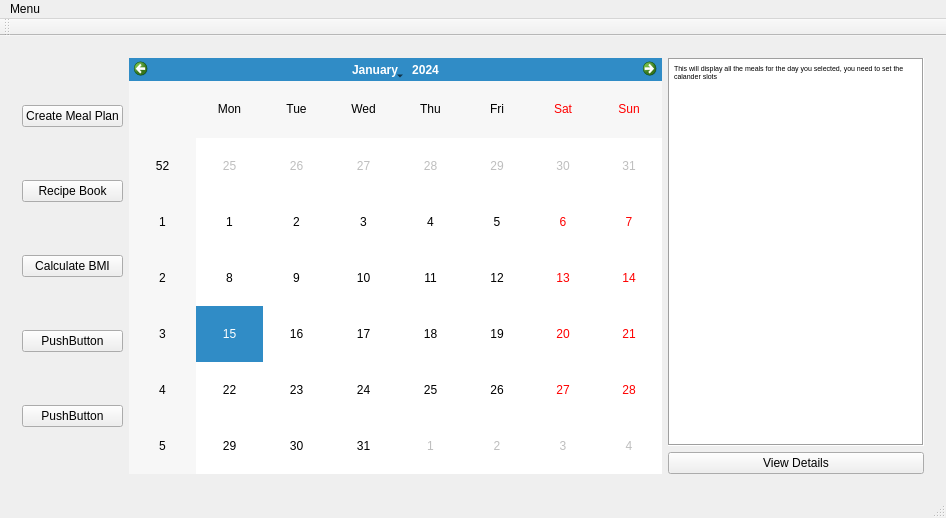
<?xml version="1.0" encoding="UTF-8"?>
<ui version="4.0">
 <class>MainWindow</class>
 <widget class="QMainWindow" name="MainWindow">
  <property name="geometry">
   <rect>
    <x>0</x>
    <y>0</y>
    <width>946</width>
    <height>518</height>
   </rect>
  </property>
  <property name="windowTitle">
   <string>MainWindow</string>
  </property>
  <widget class="QWidget" name="centralWidget">
   <layout class="QGridLayout" name="gridLayout_2">
    <item row="1" column="0">
     <layout class="QGridLayout" name="gridLayout_3">
      <item row="0" column="0">
       <widget class="QStackedWidget" name="stackedWidget">
        <property name="currentIndex">
         <number>0</number>
        </property>
        <widget class="QWidget" name="page">
         <layout class="QGridLayout" name="gridLayout">
          <item row="0" column="0">
           <layout class="QVBoxLayout" name="verticalLayout">
            <item>
             <widget class="QPushButton" name="pushButton_2">
              <property name="text">
               <string>Create Meal Plan</string>
              </property>
             </widget>
            </item>
            <item>
             <widget class="QPushButton" name="pushButton_3">
              <property name="text">
               <string>Recipe Book</string>
              </property>
             </widget>
            </item>
            <item>
             <widget class="QPushButton" name="pushButton_5">
              <property name="text">
               <string>Calculate BMI</string>
              </property>
             </widget>
            </item>
            <item>
             <widget class="QPushButton" name="pushButton_4">
              <property name="text">
               <string>PushButton</string>
              </property>
             </widget>
            </item>
            <item>
             <widget class="QPushButton" name="pushButton">
              <property name="text">
               <string>PushButton</string>
              </property>
             </widget>
            </item>
           </layout>
          </item>
          <item row="0" column="1">
           <widget class="QCalendarWidget" name="calendarWidget"/>
          </item>
          <item row="0" column="2">
           <layout class="QVBoxLayout" name="verticalLayout_2">
            <property name="sizeConstraint">
             <enum>QLayout::SetDefaultConstraint</enum>
            </property>
            <item alignment="Qt::AlignLeft">
             <widget class="QTextBrowser" name="textBrowser_4">
              <property name="autoFillBackground">
               <bool>false</bool>
              </property>
              <property name="frameShape">
               <enum>QFrame::Box</enum>
              </property>
              <property name="documentTitle">
               <string/>
              </property>
              <property name="html">
               <string>&lt;!DOCTYPE HTML PUBLIC &quot;-//W3C//DTD HTML 4.0//EN&quot; &quot;http://www.w3.org/TR/REC-html40/strict.dtd&quot;&gt;
&lt;html&gt;&lt;head&gt;&lt;meta name=&quot;qrichtext&quot; content=&quot;1&quot; /&gt;&lt;style type=&quot;text/css&quot;&gt;
p, li { white-space: pre-wrap; }
&lt;/style&gt;&lt;/head&gt;&lt;body style=&quot; font-family:'MS Shell Dlg 2'; font-size:5.5pt; font-weight:400; font-style:normal;&quot;&gt;
&lt;p style=&quot; margin-top:0px; margin-bottom:0px; margin-left:0px; margin-right:0px; -qt-block-indent:0; text-indent:0px;&quot;&gt;This will display all the meals for the day you selected, you need to set the calander slots&lt;/p&gt;&lt;/body&gt;&lt;/html&gt;</string>
              </property>
              <property name="tabStopWidth">
               <number>50</number>
              </property>
             </widget>
            </item>
            <item>
             <widget class="QPushButton" name="pushButton_6">
              <property name="text">
               <string>View Details</string>
              </property>
             </widget>
            </item>
           </layout>
          </item>
         </layout>
        </widget>
        <widget class="QWidget" name="page_2">
         <layout class="QGridLayout" name="gridLayout_4">
          <item row="1" column="1" rowspan="2">
           <widget class="QLabel" name="label_2">
            <property name="text">
             <string>Directions:</string>
            </property>
           </widget>
          </item>
          <item row="3" column="1">
           <widget class="QTextBrowser" name="textBrowser_2">
            <property name="html">
             <string>&lt;!DOCTYPE HTML PUBLIC &quot;-//W3C//DTD HTML 4.0//EN&quot; &quot;http://www.w3.org/TR/REC-html40/strict.dtd&quot;&gt;
&lt;html&gt;&lt;head&gt;&lt;meta name=&quot;qrichtext&quot; content=&quot;1&quot; /&gt;&lt;style type=&quot;text/css&quot;&gt;
p, li { white-space: pre-wrap; }
&lt;/style&gt;&lt;/head&gt;&lt;body style=&quot; font-family:'MS Shell Dlg 2'; font-size:5.5pt; font-weight:400; font-style:normal;&quot;&gt;
&lt;p style=&quot; margin-top:0px; margin-bottom:0px; margin-left:0px; margin-right:0px; -qt-block-indent:0; text-indent:0px;&quot;&gt;&lt;span style=&quot; font-size:8pt;&quot;&gt;this is a text browser&lt;/span&gt;&lt;/p&gt;&lt;/body&gt;&lt;/html&gt;</string>
            </property>
           </widget>
          </item>
          <item row="3" column="0">
           <widget class="QTextBrowser" name="textBrowser">
            <property name="html">
             <string>&lt;!DOCTYPE HTML PUBLIC &quot;-//W3C//DTD HTML 4.0//EN&quot; &quot;http://www.w3.org/TR/REC-html40/strict.dtd&quot;&gt;
&lt;html&gt;&lt;head&gt;&lt;meta name=&quot;qrichtext&quot; content=&quot;1&quot; /&gt;&lt;style type=&quot;text/css&quot;&gt;
p, li { white-space: pre-wrap; }
&lt;/style&gt;&lt;/head&gt;&lt;body style=&quot; font-family:'MS Shell Dlg 2'; font-size:5.5pt; font-weight:400; font-style:normal;&quot;&gt;
&lt;p style=&quot; margin-top:0px; margin-bottom:0px; margin-left:0px; margin-right:0px; -qt-block-indent:0; text-indent:0px;&quot;&gt;&lt;span style=&quot; font-size:8pt;&quot;&gt;this is a text browser&lt;/span&gt;&lt;/p&gt;&lt;/body&gt;&lt;/html&gt;</string>
            </property>
           </widget>
          </item>
          <item row="0" column="1">
           <widget class="QComboBox" name="comboBox">
            <item>
             <property name="text">
              <string>Name of Mela to be Displayed</string>
             </property>
            </item>
            <item>
             <property name="text">
              <string>Meal1</string>
             </property>
            </item>
            <item>
             <property name="text">
              <string>Meal2</string>
             </property>
            </item>
           </widget>
          </item>
          <item row="0" column="0">
           <widget class="QDateTimeEdit" name="dateTimeEdit_2"/>
          </item>
          <item row="2" column="0">
           <widget class="QLabel" name="label">
            <property name="text">
             <string>Ingredients:</string>
            </property>
           </widget>
          </item>
          <item row="4" column="1" alignment="Qt::AlignRight">
           <widget class="QPushButton" name="pushButton_7">
            <property name="text">
             <string>Back</string>
            </property>
           </widget>
          </item>
         </layout>
        </widget>
        <widget class="QWidget" name="page_3">
         <layout class="QGridLayout" name="gridLayout_5">
          <item row="0" column="0">
           <widget class="QPushButton" name="pushButton_11">
            <property name="text">
             <string>Add recipe</string>
            </property>
           </widget>
          </item>
          <item row="1" column="0">
           <widget class="QPushButton" name="pushButton_12">
            <property name="text">
             <string>Search Recipe</string>
            </property>
           </widget>
          </item>
          <item row="0" column="1" rowspan="4">
           <widget class="QTextBrowser" name="textBrowser_3">
            <property name="html">
             <string>&lt;!DOCTYPE HTML PUBLIC &quot;-//W3C//DTD HTML 4.0//EN&quot; &quot;http://www.w3.org/TR/REC-html40/strict.dtd&quot;&gt;
&lt;html&gt;&lt;head&gt;&lt;meta name=&quot;qrichtext&quot; content=&quot;1&quot; /&gt;&lt;style type=&quot;text/css&quot;&gt;
p, li { white-space: pre-wrap; }
&lt;/style&gt;&lt;/head&gt;&lt;body style=&quot; font-family:'MS Shell Dlg 2'; font-size:5.5pt; font-weight:400; font-style:normal;&quot;&gt;
&lt;p style=&quot; margin-top:0px; margin-bottom:0px; margin-left:0px; margin-right:0px; -qt-block-indent:0; text-indent:0px;&quot;&gt;&lt;span style=&quot; font-size:8pt;&quot;&gt;this is the list of all meals or recipies&lt;/span&gt;&lt;/p&gt;&lt;/body&gt;&lt;/html&gt;</string>
            </property>
           </widget>
          </item>
          <item row="7" column="1" alignment="Qt::AlignRight">
           <widget class="QPushButton" name="pushButton_8">
            <property name="text">
             <string>Back</string>
            </property>
           </widget>
          </item>
          <item row="2" column="0">
           <widget class="QPushButton" name="pushButton_13">
            <property name="text">
             <string>Search Ingredient</string>
            </property>
           </widget>
          </item>
         </layout>
        </widget>
       </widget>
      </item>
     </layout>
    </item>
   </layout>
  </widget>
  <widget class="QStatusBar" name="statusBar"/>
  <widget class="QMenuBar" name="menuBar">
   <property name="geometry">
    <rect>
     <x>0</x>
     <y>0</y>
     <width>946</width>
     <height>31</height>
    </rect>
   </property>
   <widget class="QMenu" name="menuMenu">
    <property name="title">
     <string>Menu</string>
    </property>
    <addaction name="actionFna"/>
    <addaction name="separator"/>
    <addaction name="actionRecipe_Book_2"/>
    <addaction name="actionCreate_Recipe"/>
   </widget>
   <addaction name="menuMenu"/>
  </widget>
  <widget class="QToolBar" name="mainToolBar">
   <attribute name="toolBarArea">
    <enum>TopToolBarArea</enum>
   </attribute>
   <attribute name="toolBarBreak">
    <bool>false</bool>
   </attribute>
  </widget>
  <action name="actionRecipe_Book">
   <property name="checkable">
    <bool>false</bool>
   </property>
   <property name="text">
    <string>Recipe Book</string>
   </property>
  </action>
  <action name="actionCalander">
   <property name="text">
    <string>Calander</string>
   </property>
  </action>
  <action name="actionCalculate_BMI">
   <property name="text">
    <string>Calculate BMI</string>
   </property>
  </action>
  <action name="actionHome">
   <property name="checkable">
    <bool>false</bool>
   </property>
   <property name="checked">
    <bool>false</bool>
   </property>
   <property name="text">
    <string>Home</string>
   </property>
  </action>
  <action name="actionFna">
   <property name="text">
    <string>Home</string>
   </property>
  </action>
  <action name="actionRecipe_Book_2">
   <property name="text">
    <string>Recipe Book</string>
   </property>
  </action>
  <action name="actionCreate_Recipe">
   <property name="text">
    <string>Create Recipe</string>
   </property>
  </action>
 </widget>
 <layoutdefault spacing="6" margin="11"/>
 <resources/>
 <connections/>
</ui>
